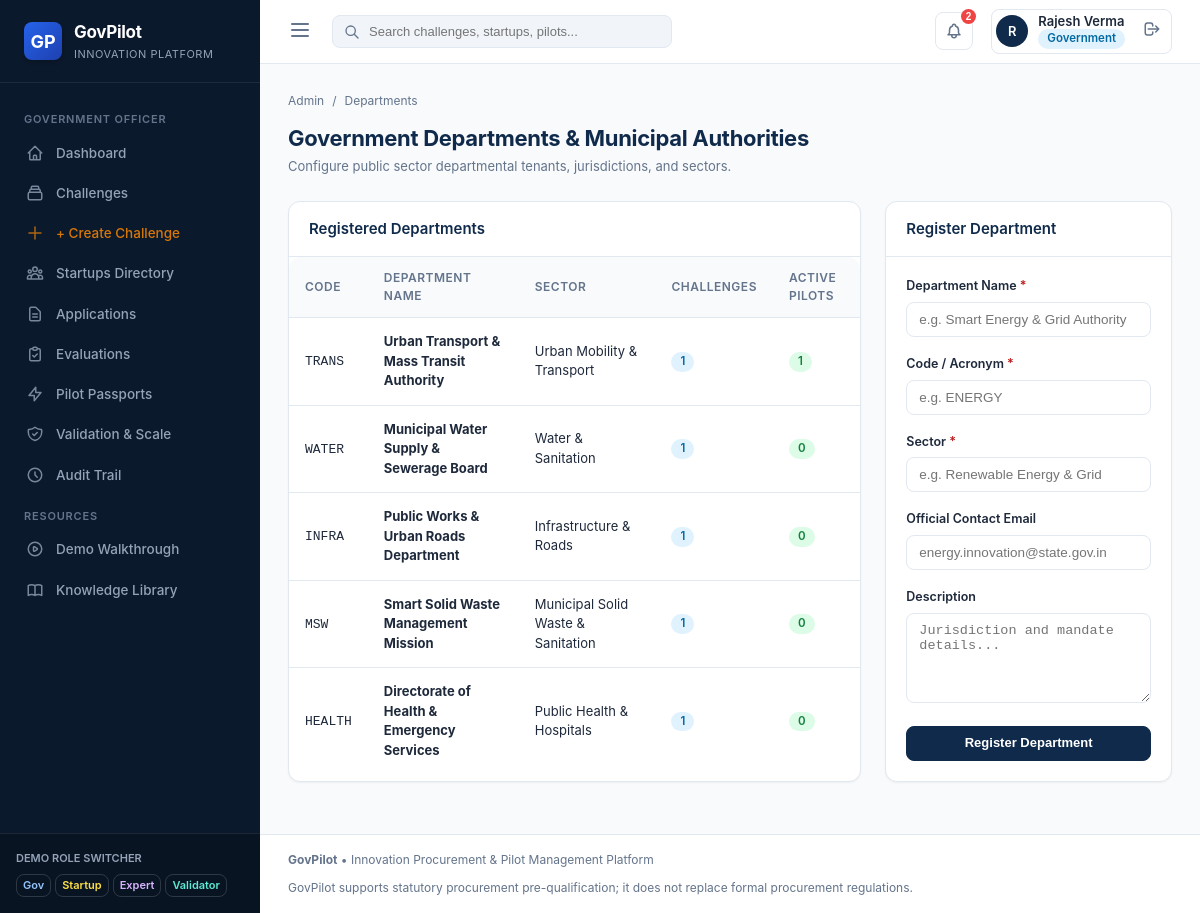
/admin/departments (signed in), run on the app's committed database.
### models/user.py (models this page shows, shortened)
class User(UserMixin, db.Model):
    __tablename__ = 'users'
    id = db.Column(db.Integer, primary_key=True)
    email = db.Column(db.String(120), unique=True, nullable=False, index=True)
    password_hash = db.Column(db.String(256), nullable=False)
    name = db.Column(db.String(120), nullable=False)
    role = db.Column(db.String(50), nullable=False, default='government') # 'government', 'startup', 'evaluator', 'validator', 'admin'
    title = db.Column(db.String(120))
    phone = db.Column(db.String(50))
    department_id = db.Column(db.Integer, db.ForeignKey('departments.id'), nullable=True)
    startup_id = db.Column(db.Integer, db.ForeignKey('startups.id'), nullable=True)
    is_active = db.Column(db.Boolean, default=True)
    created_at = db.Column(db.DateTime, default=datetime.utcnow)
    last_login = db.Column(db.DateTime, nullable=True)
    department = db.relationship('Department', backref=db.backref('officers', lazy=True), foreign_keys=[department_id])
    startup = db.relationship('Startup', backref=db.backref('users', lazy=True), foreign_keys=[startup_id])
    @property
    def is_government(self):
        return self.role == 'government'
    @property
    def is_admin(self):
        return self.role == 'admin'
    def get_role_badge_class(self):
        mapping = {
            'government': 'badge-gov',
            'startup': 'badge-startup',
            'evaluator': 'badge-evaluator',
            'validator': 'badge-validator',
            'admin': 'badge-admin'
        }
        return mapping.get(self.role, 'badge-secondary')

### models/department.py (models this page shows, shortened)
class Department(db.Model):
    __tablename__ = 'departments'
    id = db.Column(db.Integer, primary_key=True)
    name = db.Column(db.String(150), unique=True, nullable=False)
    code = db.Column(db.String(20), unique=True, nullable=False)
    sector = db.Column(db.String(100), nullable=False) # Transport, Water, Infrastructure, Waste, Healthcare, Education, etc.
    description = db.Column(db.Text)
    contact_email = db.Column(db.String(120))
    jurisdiction = db.Column(db.String(120), default='State/Municipal')
    created_at = db.Column(db.DateTime, default=datetime.utcnow)
    challenges = db.relationship('Challenge', backref='department', lazy=True)
    pilots = db.relationship('Pilot', backref='department', lazy=True)

### routes/admin_routes.py (the view, shortened to what this page needs)
@admin_bp.route('/admin/departments', methods=['GET', 'POST'])
def departments():
    depts = Department.query.all()
    return render_template('admin/departments.html', departments=depts)

### models/user.py (called while the page is built)
@login_manager.user_loader
def load_user(user_id):
    return User.query.get(int(user_id))

### routes/admin_routes.py (called while the page is built)
@admin_bp.before_request
@login_required
def ensure_admin():
    if not current_user.is_admin and not current_user.is_government:
        flash("Restricted administrative section.", "danger")
        return redirect(url_for('dashboard.index'))

### templates/admin/departments.html (shortened to what this page needs)
{% extends "base.html" %}
{% block content %}
<div class="page-header">
  <div>
    <div class="breadcrumb-trail">
      <a href="{{ url_for('dashboard.admin_dashboard') }}">Admin</a>
      <span>/</span>
      <span>Departments</span>
    </div>
    <h1 class="page-title">Government Departments & Municipal Authorities</h1>
    <p class="page-subtitle">Configure public sector departmental tenants, jurisdictions, and sectors.</p>
  </div>
</div>
<div style="display: grid; grid-template-columns: 2fr 1fr; gap: 24px;">
  <div class="gp-card">
    <div class="gp-card-header">
      <span class="gp-card-title">Registered Departments</span>
    </div>
    <div class="gp-table-container" style="border:none;">
      <table class="gp-table">
        <thead>
          <tr>
            <th>Code</th>
            <th>Department Name</th>
            <th>Sector</th>
            <th>Challenges</th>
            <th>Active Pilots</th>
          </tr>
        </thead>
        <tbody>
          {% for d in departments %}
          <tr>
            <td><code>{{ d.code }}</code></td>
            <td><strong>{{ d.name }}</strong></td>
            <td>{{ d.sector }}</td>
            <td><span class="badge badge-info">{{ d.challenges|length }}</span></td>
            <td><span class="badge badge-success">{{ d.pilots|length }}</span></td>
          </tr>
          {% endfor %}
        </tbody>
      </table>
    </div>
  </div>
  <div class="gp-card">
    <div class="gp-card-header">
      <span class="gp-card-title">Register Department</span>
    </div>
    <form action="{{ url_for('admin.departments') }}" method="POST">
      <div class="gp-card-body">
        <div class="form-group">
          <label class="form-label">Department Name <span class="required">*</span></label>
          <input type="text" name="name" class="form-control" placeholder="e.g. Smart Energy & Grid Authority" required>
        </div>
        <div class="form-group">
          <label class="form-label">Code / Acronym <span class="required">*</span></label>
          <input type="text" name="code" class="form-control" placeholder="e.g. ENERGY" required>
        </div>
        <div class="form-group">
          <label class="form-label">Sector <span class="required">*</span></label>
          <input type="text" name="sector" class="form-control" placeholder="e.g. Renewable Energy & Grid" required>
        </div>
        <div class="form-group">
          <label class="form-label">Official Contact Email</label>
          <input type="email" name="contact_email" class="form-control" placeholder="energy.innovation@state.gov.in">
        </div>
        <div class="form-group">
          <label class="form-label">Description</label>
          <textarea name="description" class="form-control" placeholder="Jurisdiction and mandate details..."></textarea>
        </div>
        <button type="submit" class="btn btn-primary" style="width: 100%;">Register Department</button>
      </div>
    </form>
  </div>
</div>
{% endblock %}

### templates/base.html (shortened to what this page needs)
<!DOCTYPE html>
<html lang="en">
<head>
  <link rel="stylesheet" href="{{ url_for('static', filename='css/main.css') }}">
</head>
<body>
  <div class="app-container">
    <aside class="app-sidebar">
      <div class="sidebar-header">
        <div class="brand-logo">GP</div>
        <div class="brand-text">
          <h1>GovPilot</h1>
          <p>Innovation Platform</p>
        </div>
      </div>
      <nav class="sidebar-nav">
        {% if current_user.is_authenticated %}
          {% if current_user.is_government %}
            <div class="nav-section-title">Government Officer</div>
            <a href="{{ url_for('dashboard.gov_dashboard') }}" class="nav-link {% if request.path == '/dashboard/government' or request.path == '/dashboard' %}active{% endif %}">
              <svg fill="none" stroke="currentColor" viewBox="0 0 24 24"><path stroke-linecap="round" stroke-linejoin="round" stroke-width="2" d="M3 12l2-2m0 0l7-7 7 7M5 10v10a1 1 0 001 1h3m10-11l2 2m-2-2v10a1 1 0 01-1 1h-3m-6 0a1 1 0 001-1v-4a1 1 0 011-1h2a1 1 0 011 1v4a1 1 0 001 1m-6 0h6"/></svg>
              Dashboard
            </a>
            <a href="{{ url_for('challenge.index') }}" class="nav-link {% if '/challenges' in request.path and '/builder' not in request.path %}active{% endif %}">
              <svg fill="none" stroke="currentColor" viewBox="0 0 24 24"><path stroke-linecap="round" stroke-linejoin="round" stroke-width="2" d="M19 11H5m14 0a2 2 0 012 2v6a2 2 0 01-2 2H5a2 2 0 01-2-2v-6a2 2 0 012-2m14 0V9a2 2 0 00-2-2M5 11V9a2 2 0 012-2m0 0V5a2 2 0 012-2h6a2 2 0 012 2v2M7 7h10"/></svg>
              Challenges
            </a>
            <a href="{{ url_for('challenge.builder') }}" class="nav-link {% if '/challenges/builder' in request.path %}active{% endif %}" style="color: var(--accent);">
              <svg fill="none" stroke="currentColor" viewBox="0 0 24 24"><path stroke-linecap="round" stroke-linejoin="round" stroke-width="2" d="M12 4v16m8-8H4"/></svg>
              + Create Challenge
            </a>
            <a href="{{ url_for('startup.index') }}" class="nav-link {% if '/startups' in request.path %}active{% endif %}">
              Startups Directory
            </a>
            <a href="{{ url_for('application.index') }}" class="nav-link {% if '/applications' in request.path %}active{% endif %}">
              <svg fill="none" stroke="currentColor" viewBox="0 0 24 24"><path stroke-linecap="round" stroke-linejoin="round" stroke-width="2" d="M9 12h6m-6 4h6m2 5H7a2 2 0 01-2-2V5a2 2 0 012-2h5.586a1 1 0 01.707.293l5.414 5.414a1 1 0 01.293.707V19a2 2 0 01-2 2z"/></svg>
              Applications
            </a>
            <a href="{{ url_for('evaluation.index') }}" class="nav-link {% if '/evaluations' in request.path %}active{% endif %}">
              <svg fill="none" stroke="currentColor" viewBox="0 0 24 24"><path stroke-linecap="round" stroke-linejoin="round" stroke-width="2" d="M9 5H7a2 2 0 00-2 2v12a2 2 0 002 2h10a2 2 0 002-2V7a2 2 0 00-2-2h-2M9 5a2 2 0 002 2h2a2 2 0 002-2M9 5a2 2 0 012-2h2a2 2 0 012 2m-6 9l2 2 4-4"/></svg>
              Evaluations
            </a>
            <a href="{{ url_for('pilot.index') }}" class="nav-link {% if '/pilots' in request.path %}active{% endif %}">
              <svg fill="none" stroke="currentColor" viewBox="0 0 24 24"><path stroke-linecap="round" stroke-linejoin="round" stroke-width="2" d="M13 10V3L4 14h7v7l9-11h-7z"/></svg>
              Pilot Passports
            </a>
            <a href="{{ url_for('validation.index') }}" class="nav-link {% if '/validation' in request.path %}active{% endif %}">
              Validation & Scale
            </a>
            <a href="{{ url_for('admin.audit_logs') }}" class="nav-link {% if '/admin/audit' in request.path %}active{% endif %}">
              <svg fill="none" stroke="currentColor" viewBox="0 0 24 24"><path stroke-linecap="round" stroke-linejoin="round" stroke-width="2" d="M12 8v4l3 3m6-3a9 9 0 11-18 0 9 9 0 0118 0z"/></svg>
              Audit Trail
            </a>
          {% endif %}
        {% endif %}
        <div class="nav-section-title">Resources</div>
        <a href="{{ url_for('main.demo_tour') }}" class="nav-link">
          Demo Walkthrough
        </a>
        <a href="{{ url_for('main.knowledge_library') }}" class="nav-link">
          Knowledge Library
        </a>
      </nav>
      <div class="sidebar-footer">
        <div style="font-size: 11px; color: #94a3b8; margin-bottom: 8px; font-weight: 600;">DEMO ROLE SWITCHER</div>
        <div style="display: flex; gap: 4px; flex-wrap: wrap;">
          <a href="{{ url_for('auth.quick_login', role='government') }}" class="btn btn-sm btn-outline" style="color: #93c5fd; border-color: rgba(255,255,255,0.15); padding: 3px 6px; font-size: 11px;">Gov</a>
          <a href="{{ url_for('auth.quick_login', role='startup') }}" class="btn btn-sm btn-outline" style="color: #fde047; border-color: rgba(255,255,255,0.15); padding: 3px 6px; font-size: 11px;">Startup</a>
          <a href="{{ url_for('auth.quick_login', role='evaluator') }}" class="btn btn-sm btn-outline" style="color: #d8b4fe; border-color: rgba(255,255,255,0.15); padding: 3px 6px; font-size: 11px;">Expert</a>
          <a href="{{ url_for('auth.quick_login', role='validator') }}" class="btn btn-sm btn-outline" style="color: #5eead4; border-color: rgba(255,255,255,0.15); padding: 3px 6px; font-size: 11px;">Validator</a>
        </div>
      </div>
    </aside>
    <div class="app-main">
      <header class="top-navbar">
        <div class="topbar-left">
          <button id="sidebar-toggle" style="background:none; border:none; color:var(--text-muted); cursor:pointer;">
            <svg width="24" height="24" fill="none" stroke="currentColor" viewBox="0 0 24 24"><path stroke-linecap="round" stroke-linejoin="round" stroke-width="2" d="M4 6h16M4 12h16M4 18h16"/></svg>
          </button>
          <form class="global-search-form" action="{{ url_for('main.global_search') }}" method="GET">
            <svg class="global-search-icon" width="16" height="16" fill="none" stroke="currentColor" viewBox="0 0 24 24"><path stroke-linecap="round" stroke-linejoin="round" stroke-width="2" d="M21 21l-6-6m2-5a7 7 0 11-14 0 7 7 0 0114 0z"/></svg>
            <input type="text" name="q" class="global-search-input" placeholder="Search challenges, startups, pilots..." value="{{ request.args.get('q', '') }}">
          </form>
        </div>
        <div class="topbar-right">
          {% if current_user.is_authenticated %}
            <div style="position: relative;">
              <button class="notification-btn" id="notif-btn" title="Notifications">
                <span class="badge-count">2</span>
              </button>
            </div>
            <div class="user-profile-menu">
              <div class="user-avatar">{{ current_user.name[:1] }}</div>
              <div class="user-info">
                <div class="user-name">{{ current_user.name }}</div>
                <span class="badge {{ current_user.get_role_badge_class() }}">{{ current_user.role.title() }}</span>
              </div>
              <a href="{{ url_for('auth.logout') }}" style="margin-left:8px; color:var(--text-muted);" title="Sign out">
                <svg width="18" height="18" fill="none" stroke="currentColor" viewBox="0 0 24 24"><path stroke-linecap="round" stroke-linejoin="round" stroke-width="2" d="M17 16l4-4m0 0l-4-4m4 4H7m6 4v1a3 3 0 01-3 3H6a3 3 0 01-3-3V7a3 3 0 013-3h4a3 3 0 013 3v1"/></svg>
              </a>
            </div>
          {% else %}
            <a href="{{ url_for('main.demo_tour') }}" class="btn btn-accent btn-sm">✨ Launch Demo Tour</a>
            <a href="{{ url_for('auth.login') }}" class="btn btn-primary btn-sm">Log In</a>
          {% endif %}
        </div>
      </header>
      <main class="content-wrapper">
        {% block content %}{% endblock %}
      </main>
      <footer style="padding: 16px 28px; border-top: 1px solid var(--border-color); background: #ffffff; font-size: 12px; color: var(--text-muted); display: flex; justify-content: space-between; align-items: center; flex-wrap: wrap; gap: 10px;">
        <div>
          <strong>GovPilot</strong> • Innovation Procurement & Pilot Management Platform
        </div>
        <div>
          GovPilot supports statutory procurement pre-qualification; it does not replace formal procurement regulations.
        </div>
      </footer>
    </div>
  </div>
</body>
</html>

### data on the page
User: name "R", name "Rajesh Verma", role "Government"
Department: code "TRANS", name "Urban Transport & Mass Transit Authority", sector "Urban Mobility & Transport", challenges|length "1", pilots|length "1"
Department: code "WATER", name "Municipal Water Supply & Sewerage Board", sector "Water & Sanitation", challenges|length "1", pilots|length "0"
Department: code "INFRA", name "Public Works & Urban Roads Department", sector "Infrastructure & Roads", challenges|length "1", pilots|length "0"
Department: code "MSW", name "Smart Solid Waste Management Mission", sector "Municipal Solid Waste & Sanitation", challenges|length "1", pilots|length "0"
Department: code "HEALTH", name "Directorate of Health & Emergency Services", sector "Public Health & Hospitals", challenges|length "1", pilots|length "0"
